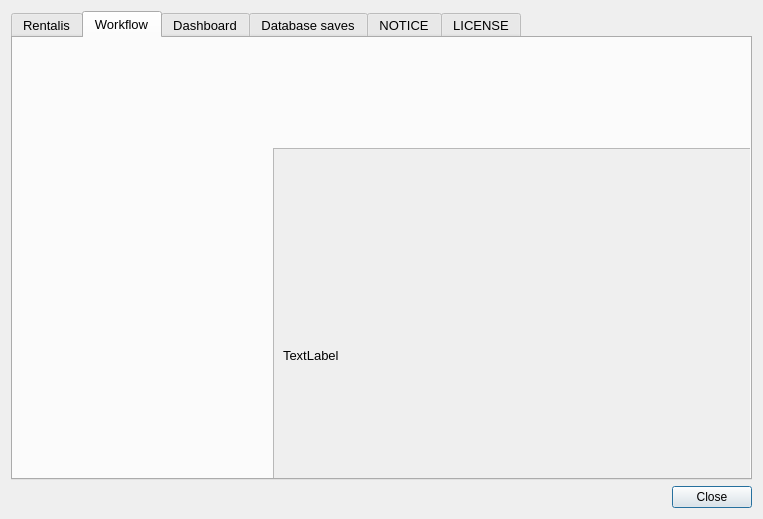
<?xml version="1.0" encoding="UTF-8"?>
<ui version="4.0">
 <class>W_Help</class>
 <widget class="QDialog" name="W_Help">
  <property name="geometry">
   <rect>
    <x>0</x>
    <y>0</y>
    <width>763</width>
    <height>519</height>
   </rect>
  </property>
  <property name="windowTitle">
   <string>Help</string>
  </property>
  <layout class="QGridLayout" name="gridLayout_2">
   <item row="0" column="0">
    <widget class="QTabWidget" name="tabWidget">
     <property name="font">
      <font>
       <pointsize>10</pointsize>
      </font>
     </property>
     <property name="currentIndex">
      <number>1</number>
     </property>
     <property name="iconSize">
      <size>
       <width>24</width>
       <height>24</height>
      </size>
     </property>
     <widget class="QWidget" name="tab">
      <attribute name="icon">
       <iconset resource="../resources/icons.qrc">
        <normaloff>:/assets/logo/rentalis.svg</normaloff>:/assets/logo/rentalis.svg</iconset>
      </attribute>
      <attribute name="title">
       <string>Rentalis</string>
      </attribute>
      <layout class="QGridLayout" name="gridLayout">
       <item row="0" column="0">
        <widget class="QScrollArea" name="scrollArea">
         <property name="widgetResizable">
          <bool>true</bool>
         </property>
         <widget class="QWidget" name="scrollAreaWidgetContents">
          <property name="geometry">
           <rect>
            <x>0</x>
            <y>0</y>
            <width>721</width>
            <height>413</height>
           </rect>
          </property>
          <layout class="QGridLayout" name="gridLayout_3">
           <item row="0" column="0">
            <widget class="QLabel" name="README">
             <property name="text">
              <string>TextLabel</string>
             </property>
             <property name="textFormat">
              <enum>Qt::TextFormat::MarkdownText</enum>
             </property>
             <property name="alignment">
              <set>Qt::AlignmentFlag::AlignJustify|Qt::AlignmentFlag::AlignVCenter</set>
             </property>
             <property name="wordWrap">
              <bool>true</bool>
             </property>
            </widget>
           </item>
          </layout>
         </widget>
        </widget>
       </item>
      </layout>
     </widget>
     <widget class="QWidget" name="tab_2">
      <attribute name="icon">
       <iconset resource="../resources/icons.qrc">
        <normaloff>:/assets/administration.svg</normaloff>:/assets/administration.svg</iconset>
      </attribute>
      <attribute name="title">
       <string>Workflow</string>
      </attribute>
      <widget class="QScrollArea" name="scrollArea_2">
       <property name="geometry">
        <rect>
         <x>260</x>
         <y>110</y>
         <width>723</width>
         <height>415</height>
        </rect>
       </property>
       <property name="widgetResizable">
        <bool>true</bool>
       </property>
       <widget class="QWidget" name="scrollAreaWidgetContents_2">
        <property name="geometry">
         <rect>
          <x>0</x>
          <y>0</y>
          <width>721</width>
          <height>413</height>
         </rect>
        </property>
        <layout class="QGridLayout" name="gridLayout_4">
         <item row="0" column="0">
          <widget class="QLabel" name="README_2">
           <property name="text">
            <string>TextLabel</string>
           </property>
           <property name="textFormat">
            <enum>Qt::TextFormat::MarkdownText</enum>
           </property>
           <property name="wordWrap">
            <bool>true</bool>
           </property>
          </widget>
         </item>
        </layout>
       </widget>
      </widget>
     </widget>
     <widget class="QWidget" name="tab_3">
      <attribute name="icon">
       <iconset resource="../resources/icons.qrc">
        <normaloff>:/assets/xcos.svg</normaloff>:/assets/xcos.svg</iconset>
      </attribute>
      <attribute name="title">
       <string>Dashboard</string>
      </attribute>
      <widget class="QScrollArea" name="scrollArea_3">
       <property name="geometry">
        <rect>
         <x>290</x>
         <y>70</y>
         <width>723</width>
         <height>415</height>
        </rect>
       </property>
       <property name="widgetResizable">
        <bool>true</bool>
       </property>
       <widget class="QWidget" name="scrollAreaWidgetContents_3">
        <property name="geometry">
         <rect>
          <x>0</x>
          <y>0</y>
          <width>721</width>
          <height>413</height>
         </rect>
        </property>
        <layout class="QGridLayout" name="gridLayout_5">
         <item row="0" column="0">
          <widget class="QLabel" name="README_3">
           <property name="text">
            <string>TextLabel</string>
           </property>
           <property name="textFormat">
            <enum>Qt::TextFormat::MarkdownText</enum>
           </property>
           <property name="wordWrap">
            <bool>true</bool>
           </property>
          </widget>
         </item>
        </layout>
       </widget>
      </widget>
     </widget>
     <widget class="QWidget" name="tab_4">
      <attribute name="icon">
       <iconset resource="../resources/icons.qrc">
        <normaloff>:/assets/kfloppy.svg</normaloff>:/assets/kfloppy.svg</iconset>
      </attribute>
      <attribute name="title">
       <string>Database saves</string>
      </attribute>
      <widget class="QScrollArea" name="scrollArea_4">
       <property name="geometry">
        <rect>
         <x>330</x>
         <y>80</y>
         <width>723</width>
         <height>415</height>
        </rect>
       </property>
       <property name="widgetResizable">
        <bool>true</bool>
       </property>
       <widget class="QWidget" name="scrollAreaWidgetContents_4">
        <property name="geometry">
         <rect>
          <x>0</x>
          <y>0</y>
          <width>721</width>
          <height>413</height>
         </rect>
        </property>
        <layout class="QGridLayout" name="gridLayout_6">
         <item row="0" column="0">
          <widget class="QLabel" name="README_4">
           <property name="text">
            <string>TextLabel</string>
           </property>
           <property name="textFormat">
            <enum>Qt::TextFormat::MarkdownText</enum>
           </property>
           <property name="wordWrap">
            <bool>true</bool>
           </property>
          </widget>
         </item>
        </layout>
       </widget>
      </widget>
     </widget>
     <widget class="QWidget" name="tab_5">
      <attribute name="icon">
       <iconset resource="../resources/icons.qrc">
        <normaloff>:/assets/license.svg</normaloff>:/assets/license.svg</iconset>
      </attribute>
      <attribute name="title">
       <string>NOTICE</string>
      </attribute>
      <layout class="QGridLayout" name="gridLayout_9">
       <item row="0" column="0">
        <widget class="QScrollArea" name="scrollArea_5">
         <property name="widgetResizable">
          <bool>true</bool>
         </property>
         <widget class="QWidget" name="scrollAreaWidgetContents_5">
          <property name="geometry">
           <rect>
            <x>0</x>
            <y>0</y>
            <width>721</width>
            <height>413</height>
           </rect>
          </property>
          <layout class="QGridLayout" name="gridLayout_7">
           <item row="0" column="0">
            <widget class="QLabel" name="NOTICE">
             <property name="text">
              <string>TextLabel</string>
             </property>
             <property name="textFormat">
              <enum>Qt::TextFormat::MarkdownText</enum>
             </property>
             <property name="alignment">
              <set>Qt::AlignmentFlag::AlignJustify|Qt::AlignmentFlag::AlignVCenter</set>
             </property>
             <property name="wordWrap">
              <bool>true</bool>
             </property>
            </widget>
           </item>
          </layout>
         </widget>
        </widget>
       </item>
      </layout>
     </widget>
     <widget class="QWidget" name="tab_6">
      <attribute name="icon">
       <iconset resource="../resources/icons.qrc">
        <normaloff>:/assets/com.bixense.PasswordCalculator.svg</normaloff>:/assets/com.bixense.PasswordCalculator.svg</iconset>
      </attribute>
      <attribute name="title">
       <string>LICENSE</string>
      </attribute>
      <layout class="QGridLayout" name="gridLayout_10">
       <item row="0" column="0">
        <widget class="QScrollArea" name="scrollArea_6">
         <property name="widgetResizable">
          <bool>true</bool>
         </property>
         <widget class="QWidget" name="scrollAreaWidgetContents_6">
          <property name="geometry">
           <rect>
            <x>0</x>
            <y>0</y>
            <width>721</width>
            <height>413</height>
           </rect>
          </property>
          <layout class="QGridLayout" name="gridLayout_8">
           <item row="0" column="0">
            <widget class="QLabel" name="LICENSE">
             <property name="text">
              <string>TextLabel</string>
             </property>
             <property name="textFormat">
              <enum>Qt::TextFormat::MarkdownText</enum>
             </property>
             <property name="alignment">
              <set>Qt::AlignmentFlag::AlignJustify|Qt::AlignmentFlag::AlignVCenter</set>
             </property>
             <property name="wordWrap">
              <bool>true</bool>
             </property>
            </widget>
           </item>
          </layout>
         </widget>
        </widget>
       </item>
      </layout>
     </widget>
    </widget>
   </item>
   <item row="1" column="0">
    <widget class="QDialogButtonBox" name="buttonBox">
     <property name="orientation">
      <enum>Qt::Orientation::Horizontal</enum>
     </property>
     <property name="standardButtons">
      <set>QDialogButtonBox::StandardButton::Close</set>
     </property>
    </widget>
   </item>
  </layout>
 </widget>
 <resources>
  <include location="../resources/icons.qrc"/>
 </resources>
 <connections>
  <connection>
   <sender>buttonBox</sender>
   <signal>accepted()</signal>
   <receiver>W_Help</receiver>
   <slot>accept()</slot>
   <hints>
    <hint type="sourcelabel">
     <x>248</x>
     <y>254</y>
    </hint>
    <hint type="destinationlabel">
     <x>157</x>
     <y>274</y>
    </hint>
   </hints>
  </connection>
  <connection>
   <sender>buttonBox</sender>
   <signal>rejected()</signal>
   <receiver>W_Help</receiver>
   <slot>reject()</slot>
   <hints>
    <hint type="sourcelabel">
     <x>316</x>
     <y>260</y>
    </hint>
    <hint type="destinationlabel">
     <x>286</x>
     <y>274</y>
    </hint>
   </hints>
  </connection>
 </connections>
</ui>
